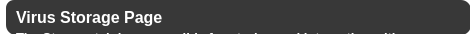
               <widget class="QFrame" name="faq_virus_storage_page_white_background">
                <property name="minimumSize">
                 <size>
                  <width>470</width>
                  <height>34</height>
                 </size>
                </property>
                <property name="maximumSize">
                 <size>
                  <width>470</width>
                  <height>34</height>
                 </size>
                </property>
                <property name="styleSheet">
                 <string notr="true">background-color: #FFF;
border-radius: 10px;
border-top-right-radius: 17px;
border-bottom-right-radius: 17px;</string>
                </property>
                <property name="frameShape">
                 <enum>QFrame::StyledPanel</enum>
                </property>
                <property name="frameShadow">
                 <enum>QFrame::Raised</enum>
                </property>
                <layout class="QVBoxLayout" name="verticalLayout_27">
                 <property name="spacing">
                  <number>0</number>
                 </property>
                 <property name="leftMargin">
                  <number>6</number>
                 </property>
                 <property name="topMargin">
                  <number>0</number>
                 </property>
                 <property name="rightMargin">
                  <number>0</number>
                 </property>
                 <property name="bottomMargin">
                  <number>0</number>
                 </property>
                 <item>
                  <widget class="QFrame" name="faq_virus_storage_page_grey_background">
                   <property name="minimumSize">
                    <size>
                     <width>465</width>
                     <height>35</height>
                    </size>
                   </property>
                   <property name="styleSheet">
                    <string notr="true">QFrame {
	background-color: #383838;
	border-radius: 10px;
	border-top-left-radius: 8px;
}
QFrame:hover{
	background-color: #3C3C3C;
}</string>
                   </property>
                   <property name="frameShape">
                    <enum>QFrame::StyledPanel</enum>
                   </property>
                   <property name="frameShadow">
                    <enum>QFrame::Raised</enum>
                   </property>
                   <widget class="QLabel" name="faq_virus_storage_page_title">
                    <property name="geometry">
                     <rect>
                      <x>10</x>
                      <y>0</y>
                      <width>401</width>
                      <height>35</height>
                     </rect>
                    </property>
                    <property name="font">
                     <font>
                      <family>Segoe UI</family>
                      <pointsize>12</pointsize>
                      <weight>75</weight>
                      <bold>true</bold>
                     </font>
                    </property>
                    <property name="styleSheet">
                     <string notr="true">color: #FFF;
background: none;</string>
                    </property>
                    <property name="text">
                     <string>Virus Storage Page</string>
                    </property>
                   </widget>
                   <widget class="QPushButton" name="faq_virus_storage_page_btn">
                    <property name="geometry">
                     <rect>
                      <x>410</x>
                      <y>0</y>
                      <width>55</width>
                      <height>31</height>
                     </rect>
                    </property>
                    <property name="minimumSize">
                     <size>
                      <width>55</width>
                      <height>31</height>
                     </size>
                    </property>
                    <property name="maximumSize">
                     <size>
                      <width>55</width>
                      <height>31</height>
                     </size>
                    </property>
                    <property name="styleSheet">
                     <string notr="true">background: none;</string>
                    </property>
                    <property name="text">
                     <string/>
                    </property>
                    <property name="icon">
                     <iconset resource="imgs.qrc">
                      <normaloff>:/general/imgs/general/down_arrow.png</normaloff>:/general/imgs/general/down_arrow.png</iconset>
                    </property>
                    <property name="iconSize">
                     <size>
                      <width>20</width>
                      <height>20</height>
                     </size>
                    </property>
                   </widget>
                   <widget class="QLabel" name="faq_virus_storage_page_text">
                    <property name="geometry">
                     <rect>
                      <x>10</x>
                      <y>30</y>
                      <width>421</width>
                      <height>161</height>
                     </rect>
                    </property>
                    <property name="font">
                     <font>
                      <family>Segoe UI</family>
                      <pointsize>10</pointsize>
                      <weight>75</weight>
                      <bold>true</bold>
                     </font>
                    </property>
                    <property name="styleSheet">
                     <string notr="true">color: #FFF;
background: none;</string>
                    </property>
                    <property name="text">
                     <string>&lt;html&gt;&lt;head/&gt;&lt;body&gt;&lt;p&gt;The Storage tab is responsible for storing and interacting with found viruses. The line with the found threat will contain information: the date of the scan, the type of threat and the path to the malicious file. There are also three buttons, the first is responsible for copying the path to the file, the second for deleting the infected file, and the third for removing it from the list of threats found.&lt;/p&gt;&lt;/body&gt;&lt;/html&gt;</string>
                    </property>
                    <property name="scaledContents">
                     <bool>true</bool>
                    </property>
                    <property name="alignment">
                     <set>Qt::AlignLeading|Qt::AlignLeft|Qt::AlignTop</set>
                    </property>
                    <property name="wordWrap">
                     <bool>true</bool>
                    </property>
                   </widget>
                  </widget>
                 </item>
                </layout>
               </widget>
